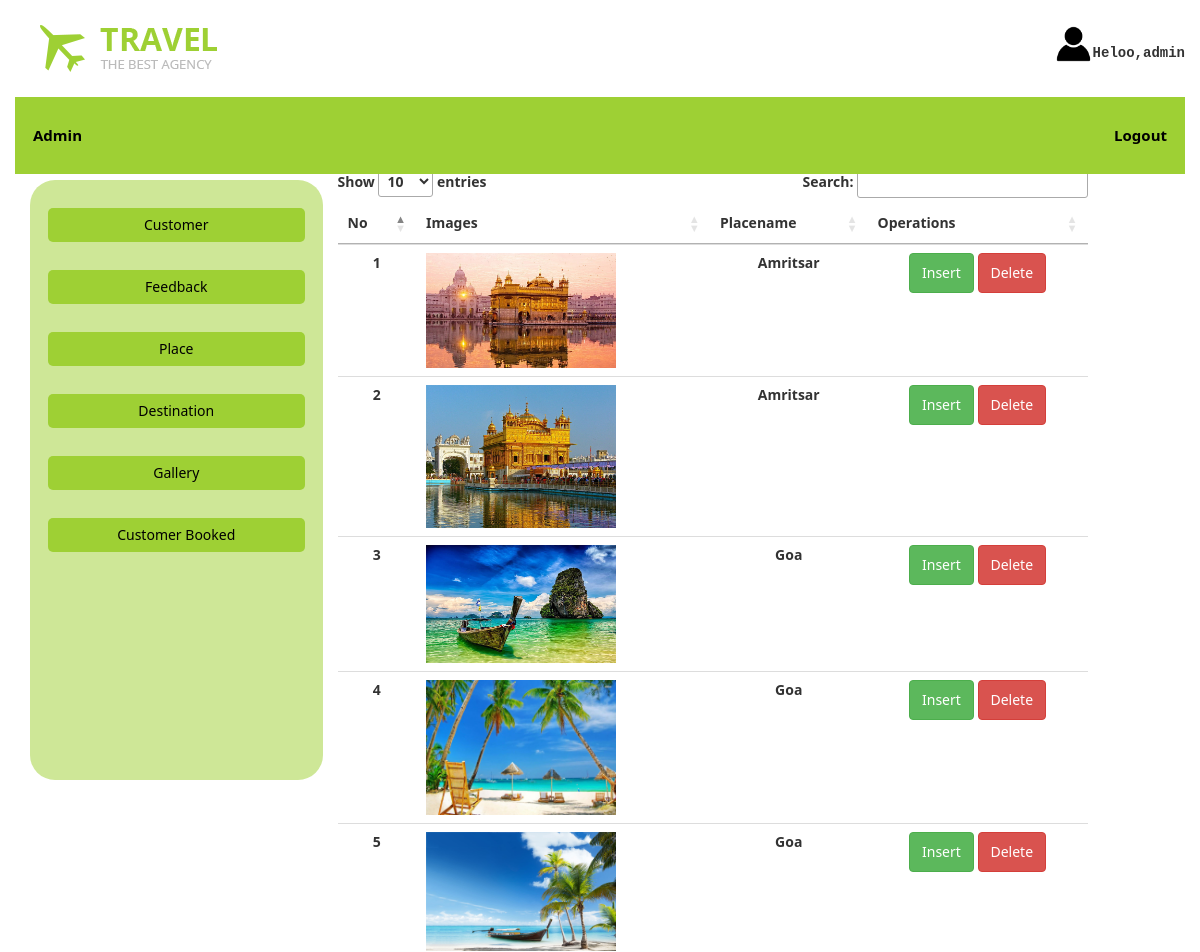
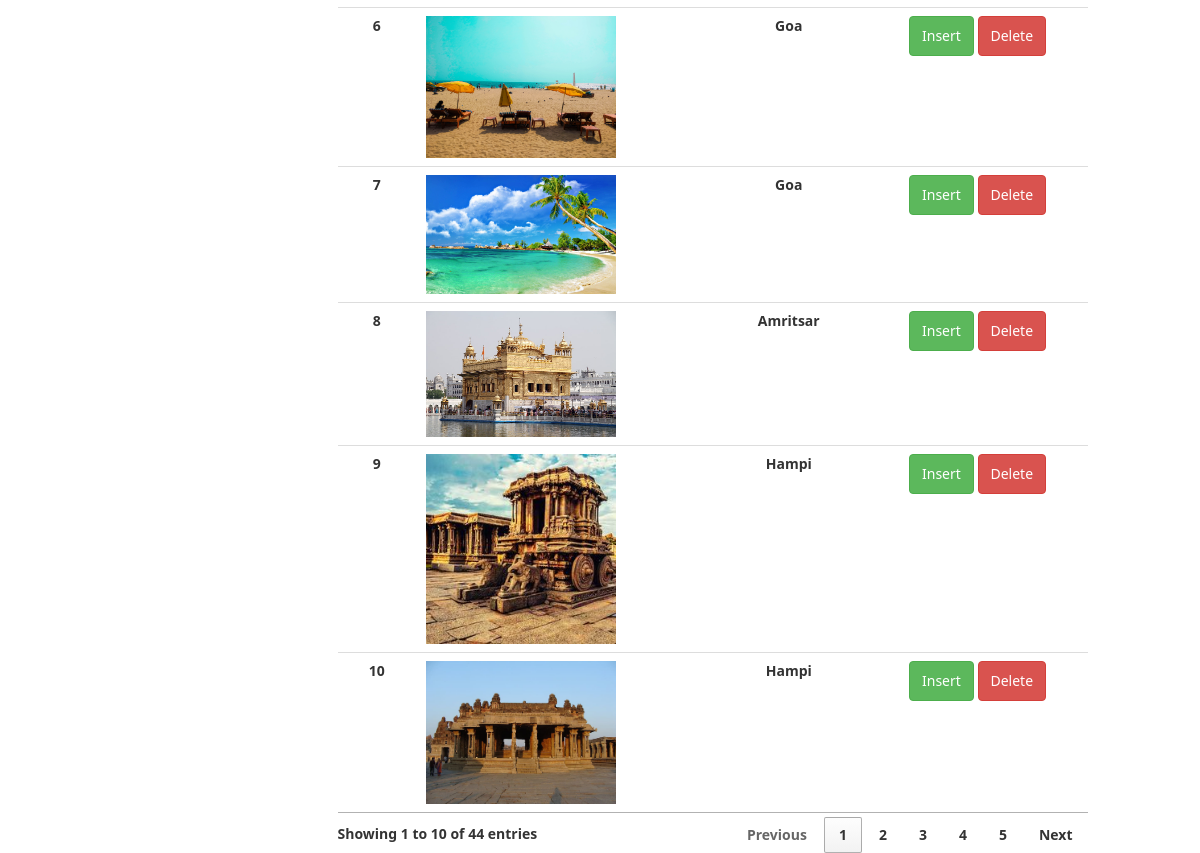
/admin/viewgallery.php (signed in), run on the app's committed database (2 pictures, top to bottom).
### tables this page shows
CREATE TABLE `gallery` (
  `Id` int(11) NOT NULL,
  `Src` varchar(100) NOT NULL,
  `Place-name` varchar(50) NOT NULL
);

### admin/viewgallery.php (the view, shortened to what this page needs)
<?php
include "../connection.php";
?>
<!DOCTYPE html>
 <html class="no-js">
    <head>
        <link rel="stylesheet" href="../css/bootstrap.min.css">
        <link rel="stylesheet" href="../css/font-awesome.css">
        <link rel="stylesheet" href="../css/animate.css">
        <link rel="stylesheet" href="../css/templatemo_misc.css">
        <link rel="stylesheet" href="../css/templatemo_style.css">
        <link rel="stylesheet" href="../css/admin.css">
        <link rel="stylesheet" href="https://maxcdn.bootstrapcdn.com/bootstrap/3.4.1/css/bootstrap.min.css">
    <link rel="stylesheet" href="https://cdn.datatables.net/1.12.1/css/jquery.dataTables.min.css">
    </head>
    <body>
		<div class="site-header">
            <div class="container-fluid">
                <div class="main-header">
                    <div class="row">
                        <div class="col-md-12 col-sm-12 col-xs-10">
                            <div class="logo">
                                <div class="hadmin">
                                    <img class="wlcimg" src="../images/admin.png" alt=""><samp style="float: right; margin-top: 18px">Heloo,admin</samp>
                                </div>
                                <a href="#" >
                                    <img class="" src="../images/logo.png" alt="travel html5 template" title="travel html5 template">
                                </a>
                            </div>
                        </div>
                        <div class="col-sm-12 col-xs-12 aheader" style="position: sticky;">
                                <ul>
                                    <li><a href="./admin.html">Admin</a></li>
                                    <li style="float: right;"><a href="../logout.php">Logout</a></li>
                                </ul>
                        </div>
                </div>
             </div>
           </div>
            </div>
             <div class="container-fluid">
                    <div class="col-md-3 col-sm-2 adminsidebar" style="position: sticky; margin-top:180px">
                        <ul class="adminside">
                            <li><button onclick="viewcustomer()" class="btn btnn btnadm">Customer</button></li>
                            <li><button onclick="viewfeedback()" class="btn btnn btnadm">Feedback</button></li>
                            <li><button onclick="viewplace()" class="btn btnn btnadm">Place</button></li>
                            <li><a href="viewdestination.php" class="btn btnn btnadm">Destination</a></li>
                            <li><a href="viewgallery.php" class="btn btnn btnadm">Gallery</a></li>
                            <li><button onclick="viewbooked()" class="btn btnn btnadm">Customer Booked </button></li>
                        </ul>
                    </div>
                    <div class="col-md-8 admincontent">
                      <div style="margin-top:-300px" class="admintable table-responsive table-hover">
  <h3 class="text-center" >Gallery</h3>
  <table class="table " id="viewGallery">
    <thead>
      <tr>
        <th class="text-center">No</th>
        <th class="text-center">Images</th>
        <th class="text-center">Placename</th>
        <th class="text-center">Operations</th>
      </tr>
      </thead>
<?php
$select="SELECT * FROM `gallery`";
$query=mysqli_query($conn,$select);
$num=mysqli_num_rows($query);
$count=1;
if($num > 0){
while($row=$result=mysqli_fetch_assoc($query)){
  ?>
          <tr style='margin-bottom :3px;'>
          <td class="text-center"><?= $count ?></td>
          <td><img style="width: 190px;max-height: 200px;" src="../gallery/<?= $result["Src"]?>" alt="<?= $row["Place-name"] ?>"></td>
          <td class="text-center"><?= $row["Place-name"] ?></td>
          <td class="text-center">
          <button class="btn btn-success" style="height:40px" onclick="galleryInsertForm()">Insert</button>
          <button class="btn btn-danger" style="height:40px" onclick="galleryDelete('<?=$row['Id']?>','<?=$row['Src']?>')">Delete</button></td>
        </tr>
        <?php
        $count=$count+1;
        }
        } ?>
</table>
                    </div>
                    </div>
                    </div>
</body>
</html>

### css/templatemo_style.css (style rules this page uses)
html,body,div,span,applet,object,iframe,h1,h2,h3,h4,h5,h6,p,blockquote,pre,a,abbr,acronym,address,big,cite,code,del,dfn,em,img,ins,kbd,q,s,samp,small,strike,strong,sub,sup,tt,var,b,u,i,center,dl,dt,dd,ol,ul,li,fieldset,form,label,legend,table,caption,tbody,tfoot,thead,tr,th,td,article,aside,canvas,details,embed,figure,figcaption,footer,header,hgroup,menu,nav,output,ruby,section,summary,time,mark,audio,video { margin: 0; padding: 0; border: 0; font-size: 100%; vertical-align: baseline; }
body { line-height: 1; }
ol,ul { list-style: none; }
table { border-collapse: collapse; border-spacing: 0; }
html { font-size: 100%; -webkit-text-size-adjust: 100%; -ms-text-size-adjust: 100%; }
article,aside,details,figcaption,figure,footer,header,hgroup,nav,section,img { display: block; }
img { border: 0; -ms-interpolation-mode: bicubic; }
button,input,select,textarea { font-size: 100%; margin: 0; vertical-align: baseline; *vertical-align: middle; }
button,input { line-height: normal; *overflow: visible; }
button,input[type="button"],input[type="reset"],input[type="submit"] { cursor: pointer; -webkit-appearance: button; }
body { font-family: "Open Sans",Arial,sans-serif; font-size: 13px; line-height: 19px; font-weight: 300; color: #888; background-color: #fff; text-rendering: optimizeLegibility; overflow-x: hidden; }
a { color: #9ed034; text-decoration: none; -webkit-transition: all 200ms ease-in-out; -moz-transition: all 200ms ease-in-out; transition: all 200ms ease-in-out; }
h1,h2,h3,h4,h5,h6 { font-family: "Open Sans",Arial,sans-serif; color: #444; }
*,*:before,*:after { -moz-box-sizing: border-box; -webkit-box-sizing: border-box; box-sizing: border-box; }
button,input,select,textarea { border: 1px solid #eee; outline: 0; padding: 10px 12px; color: #888; }
.text-center { text-align: center; }
.site-header { position: absolute; top: 60px; left: 0; width: 100%; z-index: 99; }
@media screen and (min-width: 240px) { .site-header { top: 0; } }
@media screen and (min-width: 992px) { .site-header { top: 60px; } }
.main-header { background: #fff; min-height: 100px; height: 100px; }
.logo { margin: 25px; overflow: hidden; }

### css/admin.css (style rules this page uses)
* { font-family: 'Segoe UI', Tahoma, Geneva, Verdana, sans-serif; font-weight: 600; }
body { padding: 0; margin: 0%; }
.wlcimg { float: right; width: 35px; height: 36px; margin-right: 2px; }
.hadmin { display: flex; position: absolute; flex-direction: row; align-items: center; right: 15px; }
.aheader { position: sticky; top: 50px; }
.aheader ul { list-style-type: none; margin: 0; padding: 0; overflow: hidden; background-color: #9ed034; }
.aheader ul li { float: left; }
.aheader ul li a { display: block; color: rgb(0, 0, 0); text-align: center; font-size: 15px; font-weight: 600; padding: 28px 18px; text-decoration: none; }
.adminsidebar { height: 600px; background-color: rgba(158, 208, 49,0.5); margin-left: 15px; position: sticky; top: 3%; border-radius: 25px; }
.adminside li { color: rgb(5, 168, 27); margin: 3px; text-align: center; font-size: 18px; margin-top: 28px; }
.adminside { height: 0% ; position: sticky; top: 0%; }
.adminside .btnn { width: 100%; background-color: #9ed034; border-radius: 5px; color: rgb(0, 0, 0); }
.main-header { margin-top: -60px; }
.admincontent { display: flex; align-items: center; justify-content: center; margin-top: 35%; }
.admintable { width: 100%; height: 100%; margin: 0; margin-top: -300px; }
@media (max-width:1200px) { .admintable { margin-top: -140px; } }

### data on the page
gallery: Src (picture), value "Amritsar"
gallery: Src (picture), value "Amritsar"
gallery: Src (picture), value "Goa"
gallery: Src (picture), value "Goa"
gallery: Src (picture), value "Goa"
gallery: Src (picture), value "Goa"
gallery: Src (picture), value "Goa"
gallery: Src (picture), value "Amritsar"
gallery: Src (picture), value "Hampi"
gallery: Src (picture), value "Hampi"
